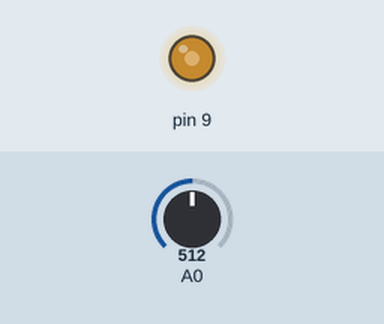
A sketch run on a simulated Arduino Uno, built with avr-gcc and run on an emulated ATmega328P. On the bench: output pins drawn as LEDs (lit = HIGH). Inputs (shaded band) come from the test bench; at power-on: A0 = 512.

Above: at 1.2 s.
1.3 s: A0 set to 716
At 2.3 s:
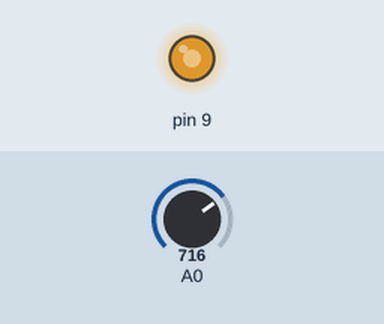
2.9 s: A0 set to 900
At 3.5 s:
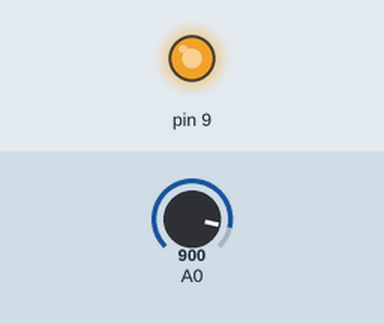
4.5 s: A0 set to 122
At 5.8 s:
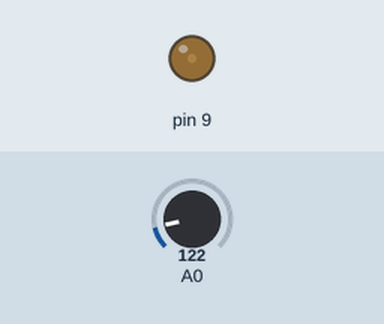
6.1 s: A0 set to 0
At 7.3 s:
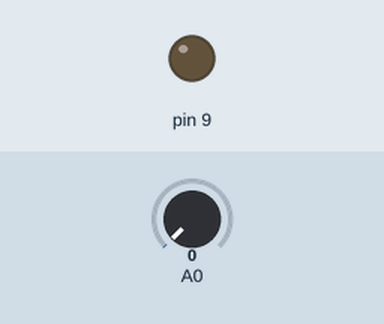
7.7 s: A0 set to 511
At 8.6 s:
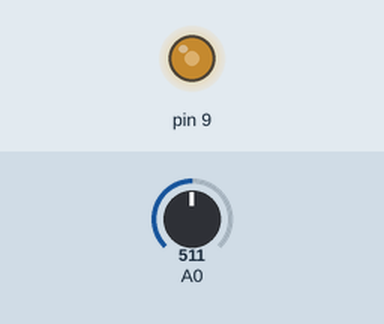
Timing chart, 0 to 10.3 s (numbered marks = the images above; inputs shaded):
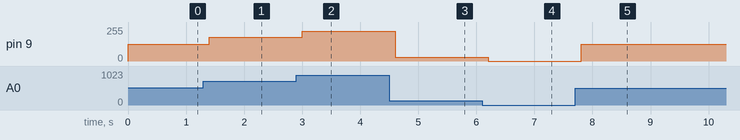

The sketch:

ex1-led-brightness.ino
```cpp
int brightness = 0;
int potValue = 0;

void setup() {
  pinMode(9, OUTPUT);
}

void loop() {
  // read the value from the potentiometer (at pin A0)
  potValue = analogRead(A0);
  // scale the potentiometer voltage (a value between 0 - 1023)
  // to an applicable scale of brightness (0 - 255)
  brightness = map(potValue, 0, 1023, 0, 255);
  // Output this as a voltage to the LED (using PWM)
  analogWrite(9, brightness);
  delay(200);
}
```

Measured:
- after the input at 1.3 s, pin 9: 127/255 → 178/255 after 0.10 s
- after the input at 2.9 s, pin 9: 178/255 → 224/255 after 0.10 s
- after the input at 4.5 s, pin 9: 224/255 → 30/255 after 0.10 s
- after the input at 6.1 s, pin 9: 30/255 → 0/255 after 0.11 s
- after the input at 7.7 s, pin 9: 0/255 → 127/255 after 0.11 s
